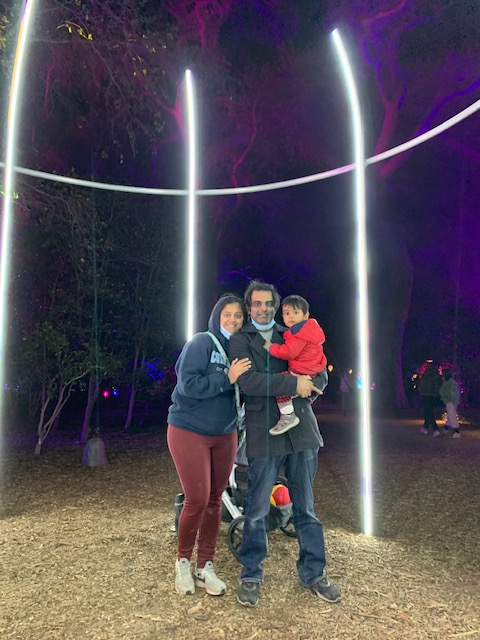
#> input picture vijay_sift_train.jpg, 480 x 640 px
$ jupyter execute sift_train_test.ipynb   (shell and % lines are left out)
#> lines starting #> are read from the running program, lines starting #| are printed output that depends on the picture
# SIFT (Scale-Invariant Feature Transform)

## Import resources and display image

[cell 1]
import cv2
import matplotlib.pyplot as plt
import numpy as np

# Load the images
image1 = cv2.imread('vijay_sift_train.jpg')
#> image1 is the input picture: shape (640, 480, 3); mean B, G, R 86.7, 77.2, 84.7
image2 = cv2.imread('virat_sift_train.jpg')
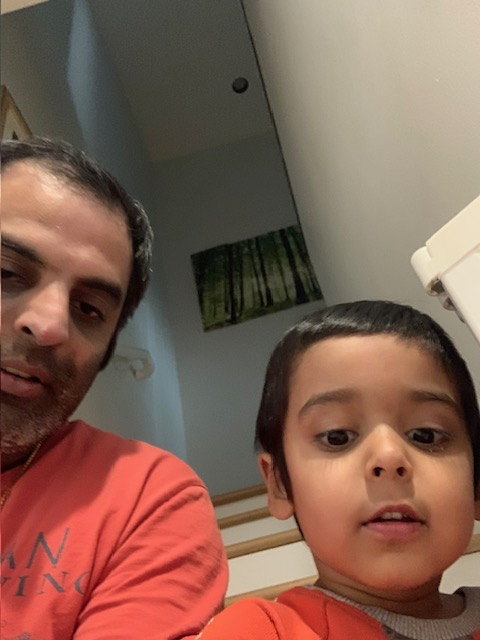
#> input picture virat_sift_train.jpg, 480 x 640 px
#> image2 is the input picture: shape (640, 480, 3); mean B, G, R 82.5, 96.4, 131
image3 = cv2.imread('family_sift_train.jpg')
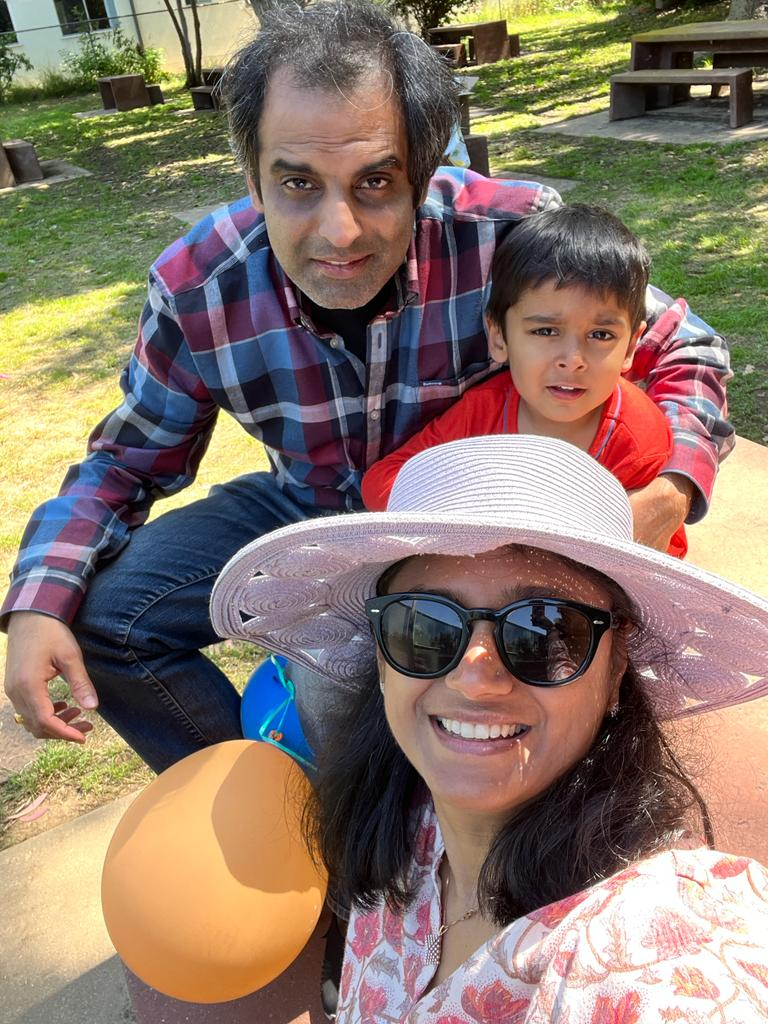
#> input picture family_sift_train.jpg, 768 x 1024 px
#> image3 is the input picture: shape (1024, 768, 3); mean B, G, R 106.4, 119.4, 137.5

image = image1
#image = image2
#image = image3

# Convert the training image to RGB
training_image = cv2.cvtColor(image, cv2.COLOR_BGR2RGB)

# Convert the training image to gray scale
training_gray = cv2.cvtColor(training_image, cv2.COLOR_RGB2GRAY)
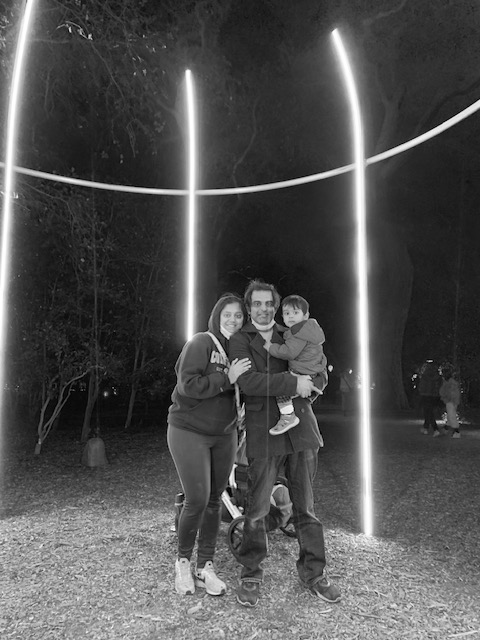
#> training_gray: shape (640, 480); min 0, max 255, mean 80.6

# Create test image by adding Scale Invariance and Rotational Invariance
test_image = cv2.pyrDown(training_image)
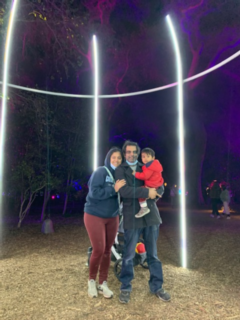
#> test_image: shape (320, 240, 3); mean R, G, B 84.7, 77.3, 86.7
test_image = cv2.pyrDown(test_image)
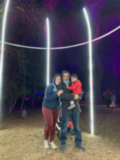
#> test_image: shape (160, 120, 3); mean R, G, B 84.7, 77.3, 86.8
num_rows, num_cols = test_image.shape[:2]
#> num_rows = 160; num_cols = 120

rotation_matrix = cv2.getRotationMatrix2D((num_cols/2, num_rows/2), 30, 1)
test_image = cv2.warpAffine(test_image, rotation_matrix, (num_cols, num_rows))
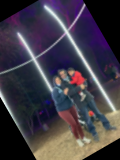
#> test_image: shape (160, 120, 3); mean R, G, B 65.3, 59.9, 70.3

test_gray = cv2.cvtColor(test_image, cv2.COLOR_RGB2GRAY)
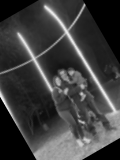
#> test_gray: shape (160, 120); min 0, max 246, mean 62.7

# Display traning image and testing image
fx, plots = plt.subplots(1, 2, figsize=(20,10))

plots[0].set_title("Training Image")
plots[0].imshow(training_image)

plots[1].set_title("Testing Image")
plots[1].imshow(test_image)

## Detect keypoints and Create Descriptor

[cell 2]
sift = cv2.xfeatures2d.SIFT_create()

train_keypoints, train_descriptor = sift.detectAndCompute(training_gray, None)
#> train_keypoints = 1044 keypoints; strongest (x, y, size): (330, 368, 3.1), (225, 497, 5.9), (287, 409, 8.4), (235, 513, 7.3)
test_keypoints, test_descriptor = sift.detectAndCompute(test_gray, None)
#> test_keypoints = 136 keypoints; strongest (x, y, size): (47, 8, 4.5), (81, 94, 2.2), (20, 36, 4.1), (83, 122, 2)

keypoints_without_size = np.copy(training_image)
keypoints_with_size = np.copy(training_image)

cv2.drawKeypoints(training_image, train_keypoints, keypoints_without_size, color = (0, 255, 0))
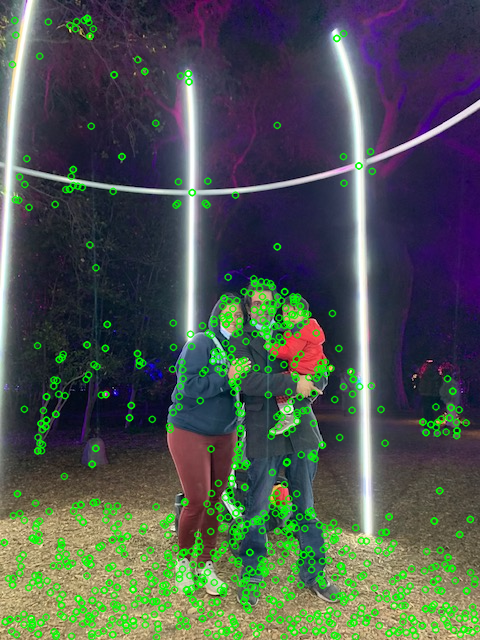
#> keypoints_without_size: shape (640, 480, 3); mean R, G, B 77, 85.8, 80.5

cv2.drawKeypoints(training_image, train_keypoints, keypoints_with_size, flags = cv2.DRAW_MATCHES_FLAGS_DRAW_RICH_KEYPOINTS)
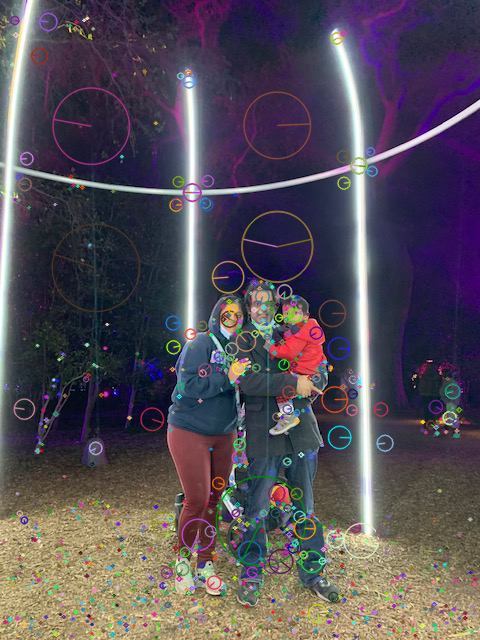
#> keypoints_with_size: shape (640, 480, 3); mean R, G, B 85.8, 78.4, 87.8

# Display image with and without keypoints size
fx, plots = plt.subplots(1, 2, figsize=(20,10))

plots[0].set_title("Train keypoints With Size")
plots[0].imshow(keypoints_with_size, cmap='gray')

plots[1].set_title("Train keypoints Without Size")
plots[1].imshow(keypoints_without_size, cmap='gray')

# Print the number of keypoints detected in the training image
print("Number of Keypoints Detected In The Training Image: ", len(train_keypoints))
#| Number of Keypoints Detected In The Training Image:  1044

# Print the number of keypoints detected in the query image
print("Number of Keypoints Detected In The Query Image: ", len(test_keypoints))
#| Number of Keypoints Detected In The Query Image:  136

## Matching Keypoints

[cell 3]
# Create a Brute Force Matcher object.
bf = cv2.BFMatcher(cv2.NORM_L1, crossCheck = False)

# Perform the matching between the SIFT descriptors of the training image and the test image
matches = bf.match(train_descriptor, test_descriptor)
#> matches = 1044 matches

# The matches with shorter distance are the ones we want.
matches = sorted(matches, key = lambda x : x.distance)

result = cv2.drawMatches(training_image, train_keypoints, test_gray, test_keypoints, matches, test_gray, flags = 2)
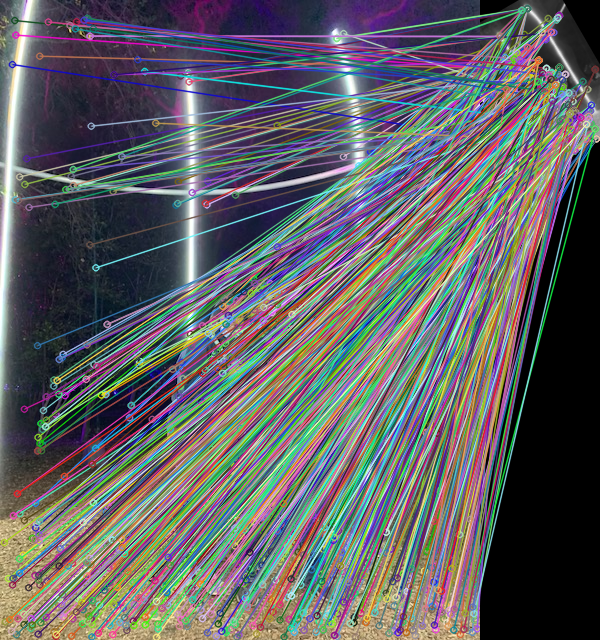
#> result: shape (640, 600, 3); mean R, G, B 96.5, 96.5, 99.3

# Display the best matching points
plt.rcParams['figure.figsize'] = [14.0, 7.0]
plt.title('Best Matching Points')
plt.imshow(result)
plt.show()

# Print total number of matching points between the training and query images
print("\nNumber of Matching Keypoints Between The Training and Query Images: ", len(matches))
#| Number of Matching Keypoints Between The Training and Query Images:  1044
